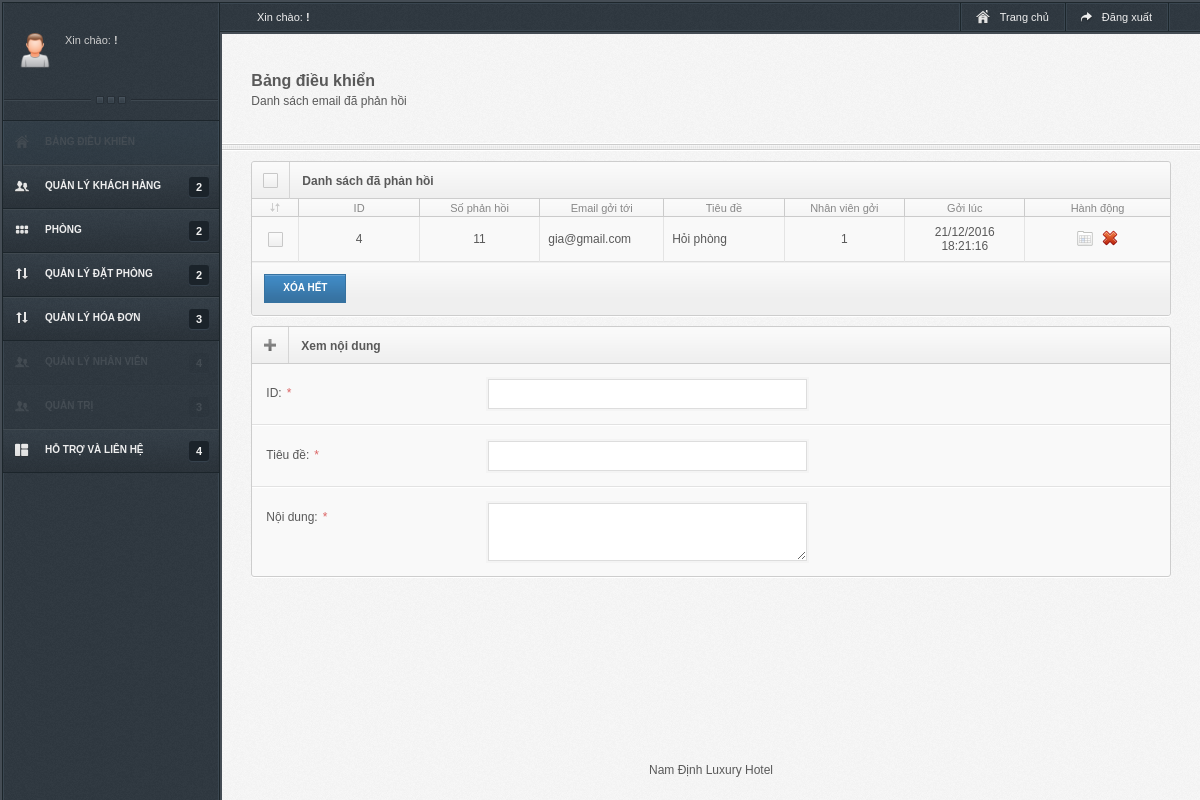
Page /source_code/index.php/admin/guiemail/Danhsachemail_goi on the committed database.
### tables this page shows
CREATE TABLE `guiemail` (
  `id` int(11) NOT NULL,
  `id_phanhoi` int(11) NOT NULL,
  `email` varchar(255) NOT NULL,
  `tieude` varchar(255) NOT NULL,
  `id_nhanvien` int(11) NOT NULL,
  `noidung` varchar(1000) NOT NULL,
  `date` varchar(50) NOT NULL
);

### source_code/application/controllers/admin/Guiemail.php (called while the page is built, shortened)
<?php
class Guiemail extends My_Controller
{
    public function Danhsachemail_goi()
    {
        $id = $this->uri->rsegment(3);
        $email_goi = $this->Guiemail_Model->get_info($id);
        $this->data['email_goi'] = $email_goi;
        $this->data['title'] = "Danh sách email đã phản hồi";
        $this->data['contents'] = 'admin/Danhsachemail_goi';
        $this->load->view($this->site_admin, $this->data);
    }
}

### source_code/index.php (called while the page is built, shortened)
<?php
require_once BASEPATH.'core/CodeIgniter.php';

### source_code/application/helpers/common_helper.php (called while the page is built)
<?php
function public_url($url ='')
{
    return base_url('public/'.$url);
}

### source_code/application/core/My_Model.php (called while the page is built, shortened)
<?php
class My_Model extends CI_Model
{
    public function gettable($table)
    {
        $query = $this->db->get($table);
        return $query->result();
    }
}

### source_code/application/views/admin/Danhsachemail_goi.php (the view, shortened to what this page needs)
<div class="wrapper">
	<div class="widget">
		<div class="title">
			<span class="titleIcon"><input id="checkboxall" name="titleCheck" type="checkbox"></span>
			<h6>Danh sách đã phản hồi</h6>
			<h6 style="margin-left: 85px; color: red;"><?php echo $this->session->flashdata('flash_xoa'); ?></h6>
		</div>
		<form action="http://localhost/webphp/index.php/admin/user.html" method="get" class="form" name="filter">
		<table class="sTable mTable myTable withCheck" id="checkAll" width="100%" cellspacing="0" cellpadding="0">
			<thead>
				<tr>
					<td style="width:10px;"><img src="<?php echo public_url('admin/') ?>images/icons/tableArrows.png"></td>
					<td style="width:80px;">ID</td>
					<td style="width:80px;">Số phản hồi</td>
					<td style="width:80px;">Email gởi tới</td>
					<td style="width:80px;">Tiêu đề</td>
					<td style="width:80px;">Nhân viên gởi</td>
					<td style="width:80px;">Gởi lúc</td>
					<td style="width:100px;">Hành động</td>
				</tr>
			</thead>
 			<tfoot>
				<tr>
					<td colspan="10">
					     <div class="list_action itemActions">
								<a href="#submit" id="submit" class="button blueB" url="user/del_all.html">
									<span style="color:white;">Xóa hết</span>
								</a>
						 </div>
					     <div class="pagination">
			               			            </div>
					</td>
				</tr>
			</tfoot>
			<tbody>
			<?php foreach ($this->Guiemail_Model->gettable('guiemail') as $row) {?>
    					<tr >
    						<td><input name="id[]" value="19" type="checkbox" value="<?php echo $row->id; ?>"></td>
    						<td class="textC"><?php echo $row->id; ?></td>
    						<td class="textC"><?php echo $row->id_phanhoi; ?></td>
    						<td><span title="" class="tipS"><?php echo $row->email; ?></span></td>
    							<td><?php echo $row->tieude ?></td>
    						<td class="textC"><?php echo $row->id_nhanvien ?></td>
    						<td class="option"><?php echo $row->date; ?></td>
    						<td class="option">
    						    <a  href="<?php echo site_url('admin/Guiemail/Danhsachemail_goi/').$row->id; ?>" title="Xem nội dung" class="tipS ">
    							    <img src="<?php echo public_url('admin/') ?>images/Actions-view-process-all-icon.png">
    							</a>
    							<a  href="<?php echo site_url('admin/Guiemail/del_guiemail/').$row->id ?>" title="Xóa" class="tipS verify_action">
    							    <img src="<?php echo public_url('admin/') ?>images/icons/color/delete.png">
    							</a>
    						</td>
    					</tr>
				<?php }?>
			</tbody>
		</table>
		</form>
	</div>
		<form class="form" id="form" action="" method="post" enctype="multipart/form-data">
			<fieldset>
				<div class="widget">
				    <div class="title">
						<img src="<?php echo public_url('admin/'); ?>images/icons/dark/add.png" class="titleIcon">
						<h6>Xem nội dung</h6>
						<h6 style="margin-left: 78px; color: blue;"><?php echo $this->session->flashdata('flash_capnhat'); ?></h6>
					</div>
					<div class="tab_container">
					     <div id="tab1" class="tab_content pd0">
	 <div class="formRow">
    	<label class="formLeft" for="param_name">ID:<span class="req">*</span></label>
    	<div class="formRight">
    		<span class="oneTwo"><input value ="<?php echo isset($email_goi->id) ? $email_goi->id: NULL ?>" name="id" id="param_name" _autocheck="true" type="text" readonly="readonly"></span>
    	</div>
    </div>
    <div class="formRow">
    	<label class="formLeft" for="param_name">Tiêu đề:<span class="req">*</span></label>
    	<div class="formRight">
    		<span class="oneTwo"><input value ="<?php echo isset($email_goi->tieude) ? $email_goi->tieude: NULL ?>" name="tinhtrang" id="param_name" _autocheck="true" type="text"  readonly="readonly"></span>
    	</div>
    </div>
    <div class="formRow">
    	<label class="formLeft" for="param_name">Nội dung:<span class="req">*</span></label>
    	<div class="formRight">
    		<span class="oneTwo"><textarea rows="3" cols="20" name="diachi" id="param_name" value="" _autocheck="true" type="text" readonly="readonly"><?php echo isset($email_goi->noidung) ? $email_goi->noidung: NULL ?></textarea></span>
    	</div>
    </div>
	        		</div>
				</div>
			</fieldset>
		</form>
</div>

### source_code/public/admin/crown/css/main.css (style rules this page uses)
html { height: 100%; background: transparent url(../images/backgrounds/bg.jpg); }
body { min-height: 100%; font-size: 12px; color: #595959; font-family: Arial, Helvetica, sans-serif; line-height: 20px; position: relative; }
body { background: url(../images/backgrounds/bodyBg.png) repeat-y 0 0; }
.wrapper { position: relative; margin: 0 3%; }
h6 { font-size: 14px; }
.textC { text-align: center; }
.middleNav, .widget, .sItem, .statsDetailed, .statsContent, .nav li a strong, .controlB ul li, .toggle, .smalldd ul li a strong { -moz-border-radius: 3px; -webkit-border-radius: 3px; -khtml-border-radius: 3px; border-radius: 3px; }
.widget, .middleNav, .sItem, .statsDetailed { box-shadow: 0 1px 0 #fff; -moz-box-shadow: 0 1px 0 #fff; -webkit-box-shadow: 0 1px 0 #fff; }
.widget .title:first-child, ul.tabs, .toggle .title:first-child { -webkit-border-top-right-radius: 3px; -webkit-border-top-left-radius: 3px; -moz-border-radius-topright: 3px; -moz-border-radius-topleft: 3px; }
.cleditorMain, table tfoot td, .totalAmount, table tr:last-child { -webkit-border-bottom-left-radius: 3px; -webkit-border-bottom-right-radius: 3px; -moz-border-radius-bottomleft: 3px; -moz-border-radius-bottomright: 3px; }
.button, button, input[type=submit], input[type=reset], input[type=button] { font-size: 10px; font-weight: bold; background-image: url(../images/ui/usualButtons.png); background-repeat: repeat-x; text-transform: uppercase; white-space: nowrap; cursor: pointer; font-family: Arial, Helvetica, sans-serif; line-height: 12px; display: inline-block; max-height: 29px; }
.button span { padding: 7px 18px 8px 18px; display: inline-block; height: 12px; }
.blueB { background-position: 0 -85px; border: 1px solid #3672a0; color: #fff; }
.oneTwo { width: 49%; display: inline; float: right; }
.oneTwo:first-child { float: left; }
.widget { background: #f9f9f9; border: 1px solid #cdcdcd; margin-top: 10px; clear: both; }
.widget .title { height: 36px; background: #efefef url(../images/backgrounds/titleBg.png) repeat-x; border-bottom: 1px solid #cdcdcd; }
.widget .title .titleIcon { float: left; padding: 11px 11px; border-right: 1px solid #D5D5D5; }
.widget .title h6 { float: left; font-size: 12px; font-weight: bold; padding: 9px 12px 8px 12px; }
.tab_container { overflow: hidden; width: 100%; }
.tab_content { padding: 10px 12px; }
.sTable thead td { text-align: center; }
.sTable thead td { border-bottom: 1px solid #cbcbcb; border-left: 1px solid #cbcbcb; background: #efefef url(../images/backgrounds/titleBg.png) repeat-x; color: #878787; font-size: 11px; color: #878787; font-weight: normal; padding: 3px 8px 2px 8px; }
.sTable thead td:first-child { border-left: none; }
.mTable tfoot tr { height: 50px; background: #efefef url(../images/backgrounds/titleBg.png) repeat-x; border-top: 1px solid #ddd; }
.itemActions { float: left; margin: 12px; }
.sTable tbody tr { border-top: 1px solid #e4e4e4; }
.sTable tbody td { border-left: 1px solid #e4e4e4; padding: 8px; vertical-align: middle; }
.sTable tbody td:first-child { border-left: none; }
.sTable tbody tr:first-child { border-top: none; }
.withCheck tbody tr td:first-child, .withCheck tbody tr th:first-child { padding: 11px; }
.withCheck thead tr td:first-child { vertical-align: middle; width: 37px!important; padding: 0; }
.pagination { margin: auto; width: auto; text-align: center; margin-top: 30px; }
.formRow { padding: 15px 14px; clear: both; border-bottom: 1px solid #E2E2E2; border-top: 1px solid white; position: relative; }
.formRow:first-child { border-top: none; }
.formRow:last-child { border-bottom: none; }
.formRow > label { padding: 4px 0; display: block; float: left; }
.req { margin-left: 5px; display: inline; color: #DB6464; }
.formRow .formRight { display: block; float: right; width: 80%; margin-right: 18px; }
.form input[type=text], .form input[type=password], .form textarea { font-size: 11px; padding: 7px 6px; background: white; border: 1px solid #DDD; width: 100%; font-family: Arial, Helvetica, sans-serif; box-shadow: 0 0 0 2px #f4f4f4; -webkit-box-shadow: 0 0 0 2px #f4f4f4; -moz-box-shadow: 0 0 0 2px #f4f4f4; color: #656565; }
input[readonly], input[disabled] { background: #FCFCFC; border: 1px solid #DADADA; color: #D1D1D1; }

### rows in the picture
guiemail: id "4", id_phanhoi "11", email "gia@gmail.com", tieude "Hỏi phòng", id_nhanvien "1", date "21/12/2016 18:21:16"

### other values in the picture
$title "Danh sách email đã phản hồi"
